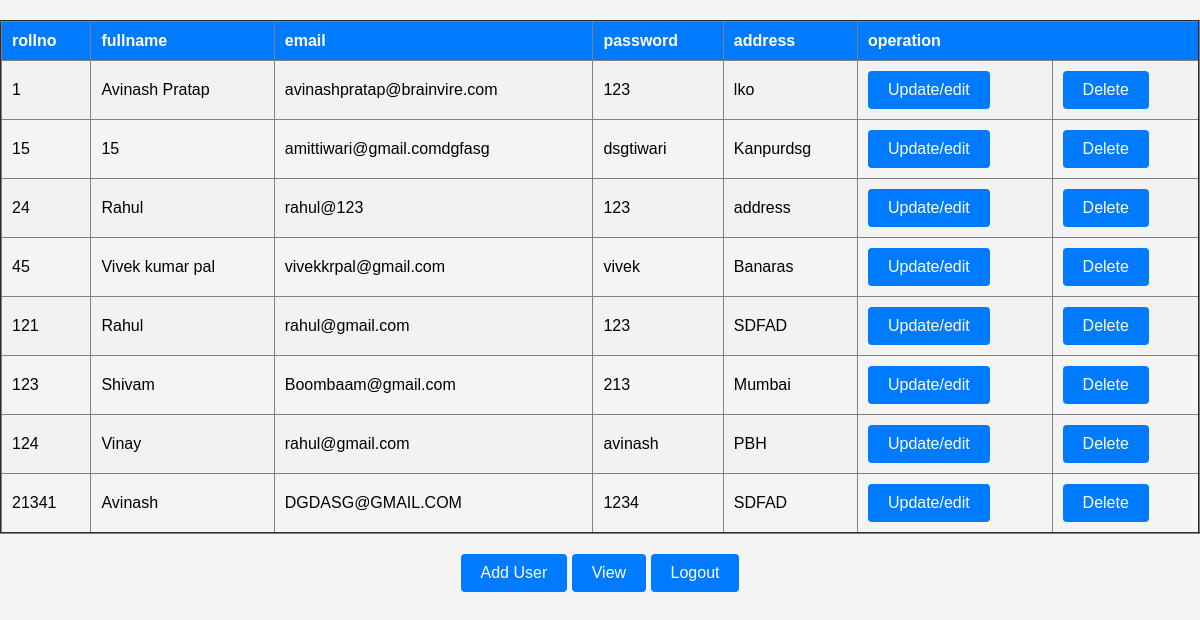
The page /view.php on the database its author committed.
### tables this page shows
CREATE TABLE `register` (
  `rollno` int NOT NULL,
  `fullname` varchar(255) NOT NULL,
  `email` varchar(255) NOT NULL,
  `password` varchar(255) NOT NULL,
  `address` varchar(255) NOT NULL
);

### view.php (the view, shortened to what this page needs)
<!DOCTYPE html>
<html lang="en">
<head>
</head>
<body>
    <table border="2" cellspacing="7">
        <tr>
            <th>rollno</th>
            <th>fullname</th>
            <th>email</th>
            <th>password</th>
            <th>address</th>
            <th colspan="2" align="">operation</th>
        </tr>
        <?php
        include "db.php";
        $query="SELECT * FROM register ";
        $data=mysqli_query($connection,$query);
        $total=mysqli_num_rows($data);
        if($total!=0){
            while($result=mysqli_fetch_assoc($data)){
                echo "
                <tr>
                    <td>".$result['rollno']."</td>
                    <td>".$result['fullname']."</td>
                    <td>".$result['email']."</td>
                    <td>".$result['password']."</td>
                    <td>".$result['address']."</td>
                    <td><a href='update.php?rn=$result[rollno]&fn=$result[fullname]&en=$result[email]&pn=$result[password]&an=$result[address]' class='btn'>Update/edit</td>
                    <td><a href='delete.php?rn=$result[rollno]' onclick='return checkdelete()' class='btn'>Delete</td>
                </tr>";
            }
        } else {
            echo "<tr><td colspan='7'>No record found</td></tr>";
        }
        ?>
    </table>
    <div class="button-container">
        <button onclick="window.location.href='register.php';" type="button" class="btn">Add User</button>
        <button onclick="window.location.href='view.php';" type="button" class="btn">View</button>
        <button onclick="window.location.href='logout.php';" type="button" class="btn">Logout</button>
    </div>
</body>
</html>

### view.php (style rules this page uses)
body { font-family: Arial, sans-serif; margin: 0; padding: 0; background-color: #f4f4f4; }
table { width: 100%; border-collapse: collapse; margin-top: 20px; }
th, td { padding: 10px; text-align: left; }
th { background-color: #007bff; color: #fff; }
tr:nth-child(even) { background-color: #f2f2f2; }
.button-container { margin-top: 20px; text-align: center; }
.btn { display: inline-block; padding: 10px 20px; font-size: 16px; border: none; border-radius: 4px; color: #fff; background-color: #007bff; cursor: pointer; text-decoration: none; transition: background-color 0.3s ease; }

### rows shown on the page
register: rollno "1", fullname "Avinash Pratap", email "avinashpratap@brainvire.com", password "123", address "lko"
register: rollno "15", fullname "15", email "amittiwari@gmail.comdgfasg", password "dsgtiwari", address "Kanpurdsg"
register: rollno "24", fullname "Rahul", email "rahul@123", password "123", address "address"
register: rollno "45", fullname "Vivek kumar pal", email "vivekkrpal@gmail.com", password "vivek", address "Banaras"
register: rollno "121", fullname "Rahul", email "rahul@gmail.com", password "123", address "SDFAD"
register: rollno "123", fullname "Shivam", email "Boombaam@gmail.com", password "213", address "Mumbai"
register: rollno "124", fullname "Vinay", email "rahul@gmail.com", password "avinash", address "PBH"
register: rollno "21341", fullname "Avinash", email "DGDASG@GMAIL.COM", password "1234", address "SDFAD"
